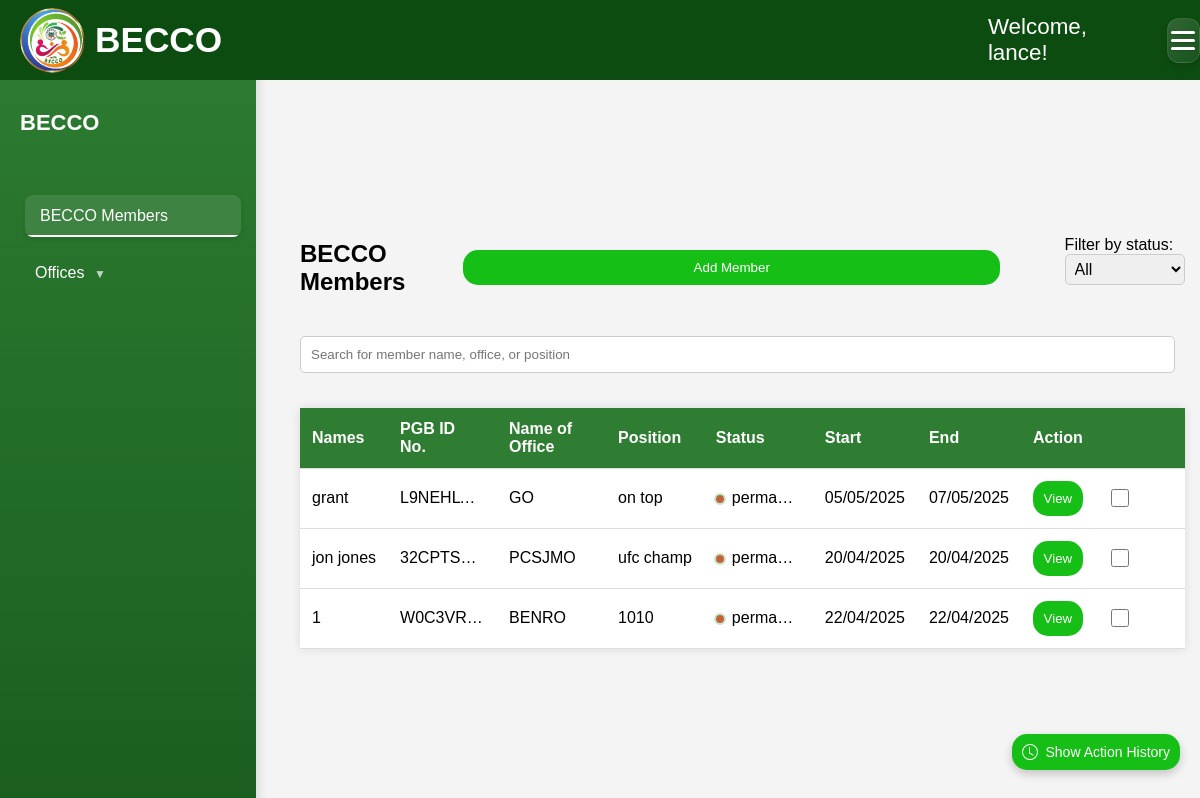
The page /ims/dashboard/ (signed in) on the database its author committed.
### ims/models.py (models this page shows, shortened)
class Members(models.Model):
    member_id = models.AutoField(primary_key=True)
    username = models.CharField(max_length=150, unique=True)
    password = models.CharField(max_length=128)
    employment_id = models.CharField(max_length=10, unique=True, default=generate_employment_id)
    Staff_Approved_by = models.ForeignKey(
        Staff,
        on_delete=models.SET_NULL,
        null=True,
        blank=True,
        related_name="approved_members"  # Allows fetching members via Staff model
    )
    last_name = models.CharField(max_length=150, null=True, blank=True)
    first_name = models.CharField(max_length=150, null=True, blank=True)
    middle_name = models.CharField(max_length=150, null=True, blank=True)
    nickname = models.CharField(max_length=100, null=True, blank=True)
    address_province = models.CharField(max_length=100, null=True, blank=True)
    address_city = models.CharField(max_length=100, null=True, blank=True)
    address_street = models.CharField(max_length=255, null=True, blank=True)
    phone_number = models.CharField(max_length=15, null=True, blank=True)
    email_address = models.EmailField(null=True, blank=True)
    date_of_birth = models.DateField(null=True, blank=True)
    age = models.IntegerField(null=True, blank=True)
    CIVIL_STATUS_CHOICES = [
        ('single', 'Single'),
        ('married', 'Married'),
        ('widowed', 'Widowed'),
        ('divorced', 'Divorced'),
    ]
    civil_status = models.CharField(max_length=10, choices=CIVIL_STATUS_CHOICES, default='single')
    SEX_CHOICES = [('male', 'Male'), ('female', 'Female')]
    sex = models.CharField(max_length=6, choices=SEX_CHOICES, null=True, blank=True)
    spouse_name = models.CharField(max_length=150, null=True, blank=True)
    father_name = models.CharField(max_length=150, null=True, blank=True)
    mother_name = models.CharField(max_length=150, null=True, blank=True)
    has_children = models.BooleanField(default=False)
    school_name = models.CharField(max_length=100, null=True, blank=True)
    degree_units = models.CharField(max_length=30, null=True, blank=True)
    edu_start_date = models.DateField(null=True, blank=True)
    edu_end_date = models.DateField(null=True, blank=True)
    honors_received = models.CharField(max_length=150, null=True, blank=True)
    Res_Certificate_no = models.BigIntegerField(null=True, blank=True)
    Issued_date = models.DateField(null=True, blank=True)

class WorkDetail(models.Model):
    APPOINTMENT_STATUS_CHOICES = [
        ('permanent', 'Permanent'),
        ('contractual', 'Contractual'),
        ('casual', 'Casual'),
        ('job_order', 'Job Order'),
    ]
    employment_id = models.ForeignKey(
        Members,
        on_delete=models.SET_NULL,
        related_name="work_details",
        to_field="employment_id",
        null=True,
        blank=True
    )
    office_name = models.ForeignKey(
        GovernmentOffice,
        on_delete=models.SET_NULL,
        null=True,
        blank=True,
        related_name="work_details"
    )
    service_record = models.BigIntegerField(null=True, blank=True)
    pgb_id_no = models.CharField(max_length=20, null=True, blank=True)
    tin_no = models.BigIntegerField(null=True, blank=True)
    start_date = models.DateField(null=True, blank=True)
    end_date = models.DateField(null=True, blank=True)
    position = models.CharField(max_length=50, null=True, blank=True)
    salary = models.DecimalField(max_digits=10, decimal_places=2, null=True, blank=True)
    appointment_status = models.CharField(
        max_length=20,
        choices=APPOINTMENT_STATUS_CHOICES,
        null=True,
        blank=True
    )

class GovernmentOffice(models.Model):
    office_code = models.CharField(max_length=150, unique=True)
    office_full_name = models.CharField(max_length=150, unique=True)
    def __str__(self):
        return self.office_code

### ims/views.py (the view)
# urls.py: path('', dashboard, name='home'),  # Redirect root to  page
def dashboard(request):
    print("DEBUG: Session Data:", request.session)
    if "staff_emp_id" not in request.session:  # Ensure staff is logged in
        print("DEBUG: staff_emp_id not found in session, redirecting to login.")
        return redirect("login")
    try:
        staff = Staff.objects.get(staff_emp_id=request.session["staff_emp_id"])  # Get logged-in staff
        print(f"DEBUG: Logged-in Staff - Name: {staff.staff_name}, ID: {staff.staff_emp_id}")
    except Staff.DoesNotExist:
        print("DEBUG: Staff with this ID does not exist.")
        return redirect("login")
    members = Members.objects.all()  # Fetch all members
    print(f"DEBUG: Total Members Found: {members.count()}")
    history_list = HistoryList.objects.all().order_by('-date')  # Fetch all history
    return render(request, "ims/dashboard_new.html", {"staff": staff, "members": members, "history_list": history_list})

### ims/templates/ims/dashboard_new.html (shortened to what this page needs)
{% load static %}
<!DOCTYPE html>
<html lang="en">
<head>
    <link rel="stylesheet" href="{% static 'ims/dashboard.css' %}">
    <link rel="stylesheet" href="{% static 'ims/multistep-form.css' %}">
    <link rel="stylesheet" href="{% static 'ims/hamburger-menu.css' %}">
    <link rel="stylesheet" href="{% static 'ims/work-details.css' %}">
    <link rel="stylesheet" href="{% static 'ims/view-record.css' %}">
</head>
<body>
    <header class="navbar">
        <div class="navbar-left">
            {% load static %}
            <img src="{% static 'ims/BECCO-Logo.png' %}" alt="Logo" class="logo">
            <span class="site-name">BECCO</span>
        </div>
        <div class="navbar-right">
            <span class="staff-name">Welcome, {{ request.session.staff_name }}!</span>
            <button type="button" class="burger-menu">☰</button>
        </div>
    </header>
    <div class="container">
        <nav class="sidebar">
            <div class="logo">BECCO</div>
                    <ul>
                        <li><a href="{% url 'dashboard' %}" class="active">BECCO Members</a></li>
                        <li>
                            <a href="#" id="toggleOffices">Offices <span class="toggle-icon">▼</span></a>
                            </ul>
        </nav>
        <main class="content1">
            <header>
                <h2>BECCO Members</h2>
                <button id="openModalBtn">Add Member</button>
                <div class="filter-dropdown">
                    <label for="memberFilter">Filter by status:</label>
                    <select id="memberFilter">
                        <option value="all">All</option>
                    </select>
                </div>
            </header>
            <div class="search-container">
                <input type="text" id="memberSearch" placeholder="Search for member name, office, or position">
            </div>
            <table>
                <thead>
                    <tr>
                        <th>Names</th>
                        <th>PGB ID No.</th>
                        <th>Name of Office</th>
                        <th>Position</th>
                        <th>Status</th>
                        <th>Start</th>
                        <th>End</th>
                        <th>Action</th>
                        <th id="delete-header"><button id="DeleteMember">Delete</button></th>
                    </tr>
                </thead>
                <tbody>
                    {% for member in members %}
                    <tr>
                        <td class="tdClass">{{ member.first_name }}</td>
                        <td class="tdClass">{{ member.employment_id }}</td>
                        <td class="tdClass">
                            {% for work in member.work_details.all %}
                                {{ work.office_name }}<br>
                            {% empty %}
                                N/A
                            {% endfor %}
                        </td>
                        <td class="tdClass">
                            {% for work in member.work_details.all %}
                                {{ work.position }}<br>
                            {% empty %}
                                N/A
                            {% endfor %}
                        </td>
                        <td class="tdClass">
                            {% for work in member.work_details.all %}
                                {{ work.appointment_status }}<br>
                            {% empty %}
                                N/A
                            {% endfor %}
                        </td>
                        <td class="tdClass">
                            {% for work in member.work_details.all %}
                                {{ work.start_date|date:"d/m/Y" }}<br>
                            {% empty %}
                                N/A
                            {% endfor %}
                        </td>
                        <td class="tdClass">
                            {% for work in member.work_details.all %}
                                {{ work.end_date|date:"d/m/Y" }}<br>
                            {% empty %}
                                N/A
                            {% endfor %}
                        </td>
                        <td class="tdClass"><button class="view-btn">View</button>
                        </td>
                        <td class="tdClass">
                                <input class="delete-checkbox" type="checkbox" value="{{ member.employment_id }}" />
                            </td>
                    </tr>
                    {% empty %}
                    <tr><td colspan="5">No members found.</td></tr>
                    {% endfor %}
                </tbody>
            </table>
            <div class="action-history-button-container">
                <button id="toggleHistoryBtn" class="toggle-history-btn">
                    Show Action History
                </button>
            </div>
    </div>
    {% load static %}
</body>
</html>

### ims/static/ims/dashboard.css (style rules this page uses)
body { font-family: Arial, sans-serif; background-color: #f4f4f4; margin: 0; padding: 0; display: flex; justify-content: center; align-items: center; height: 100vh; }
.sidebar { scrollbar-width: thin; scrollbar-color: #1b5e20 #2e7d32; }
.sidebar { width: 250px; background-color: #2e7d32; color: white; height: 100vh; padding: 20px; padding-top: 110px; position: fixed; left: 0; top: 0; z-index: 900; overflow-y: auto; max-height: 85%; max-width: 18%; box-shadow: 3px 0 10px rgba(0, 0, 0, 0.1); background-image: linear-gradient(to bottom, #2e7d32, #1b5e20); }
.sidebar .logo { font-size: 22px; font-weight: bold; text-transform: uppercase; margin-bottom: 20px; }
.sidebar ul { list-style: none; padding: 0; }
.sidebar ul li { margin: 15px 0; }
.sidebar ul li a { text-decoration: none; color: white; font-size: 16px; display: block; padding: 12px 15px; border-radius: 8px; transition: all 0.3s ease; position: relative; overflow: hidden; }
.sidebar ul li a.active, .sidebar ul li a:hover { background-color: rgba(255, 255, 255, 0.1); transform: translateX(5px); box-shadow: 0 2px 5px rgba(0, 0, 0, 0.1); }
.sidebar ul li a::after { content: ''; position: absolute; bottom: 0; left: 0; width: 0; height: 2px; background-color: white; transition: width 0.3s ease; }
.toggle-icon { font-size: 12px; margin-left: 5px; transition: transform 0.3s ease; display: inline-block; opacity: 0.7; }
.sidebar ul li a:hover::after, .sidebar ul li a.active::after { width: 100%; }
.navbar { display: flex; justify-content: space-between; align-items: center; background: #0d4c11; color: white; padding: 10px 20px; position: fixed; width: 100%; top: 0; left: 0; z-index: 998; height: 60px; }
.content1 { flex: 1; margin-left: -25%; margin-top: -15%; position: absolute; }
.navbar-left { display: flex; align-items: center; }
.logo { width: 65px; height: 65px; border-radius: 50%; margin-right: 10px; }
.site-name { font-size: 2.2rem; font-weight: bold; }
.navbar-right { display: flex; align-items: center; gap: 2px; }
.staff-name { font-size: 1.4rem; padding-right: 25%; }
.burger-menu { background: none; border: none; color: white; font-size: 1.5rem; cursor: pointer; padding: 0; margin-right: 20px; position: relative; z-index: 1001; width: 40px; height: 40px; display: flex; align-items: center; justify-content: center; border-radius: 50%; background-color: rgba(255, 255, 255, 0.1); outline: none; box-shadow: none; }
header { display: flex; justify-content: space-between; align-items: center; }
#openModalBtn { margin-right: 5%; margin-left: 5%; }
.delete-checkbox { width: 18px; height: 18px; cursor: pointer; accent-color: #d9534f; }
.search-container { margin: 20px 0; display: flex; align-items: center; justify-content: space-between; flex-wrap: wrap; position: relative; }
.search-container input { flex: 1; padding: 10px; border: 1px solid #ccc; border-radius: 5px; margin-right: 10px; }
table { width: 100%; border-collapse: collapse; background: white; box-shadow: 0 0 10px rgba(0, 0, 0, 0.1); }
.tdClass { overflow: hidden; text-overflow: ellipsis; white-space: nowrap; }
th { background: #2e7d32; color: white; height: 35px; }
#delete-header { box-sizing: border-box; max-width: 90px; width: 90px; padding-right: 20px; }
.view-btn { background: #1b5e20; color: white; padding: 5px 10px; border: none; cursor: pointer; border-radius: 5px; transition: 0.3s; }
h2 { margin-bottom: 20px; }
input[type='text'], input[type='password'], input[type='date'], select, textarea { width: 100%; padding: 10px; margin-bottom: 15px; border: 1px solid #ccc; border-radius: 5px; box-sizing: border-box; }
button:not(.burger-menu) { background-color: #15bf15; color: white; padding: 10px; border: none; border-radius: 15px; cursor: pointer; transition: 0.5s; width: 100%; }
.action-history-button-container { position: fixed; right: 20px; bottom: 30px; z-index: 998; }
.toggle-history-btn { background-color: #2e7d32; color: white; padding: 12px 20px; border: none; border-radius: 30px; cursor: pointer; transition: all 0.3s ease; width: auto; box-shadow: 0 4px 10px rgba(0, 0, 0, 0.2); font-weight: 500; display: flex; align-items: center; justify-content: center; font-size: 14px; }
.filter-dropdown { display: inline-block; margin-left: 20px; }
.filter-dropdown select { padding: 5px; font-size: 1em; }

### rows shown on the page
Members: first_name "grant", employment_id "L9NEHL…"
WorkDetail: office_name "GO", position "on top", start_date "05/05/2025", end_date "07/05/2025"
Members: first_name "jon jones", employment_id "32CPTS…"
WorkDetail: office_name "PCSJMO", position "ufc champ", start_date "20/04/2025", end_date "20/04/2025"
Members: first_name "1", employment_id "W0C3VR…"
WorkDetail: office_name "BENRO", position "1010", start_date "22/04/2025", end_date "22/04/2025"

### other values the page prints
{{ request.session.staff_name }} "lance"
